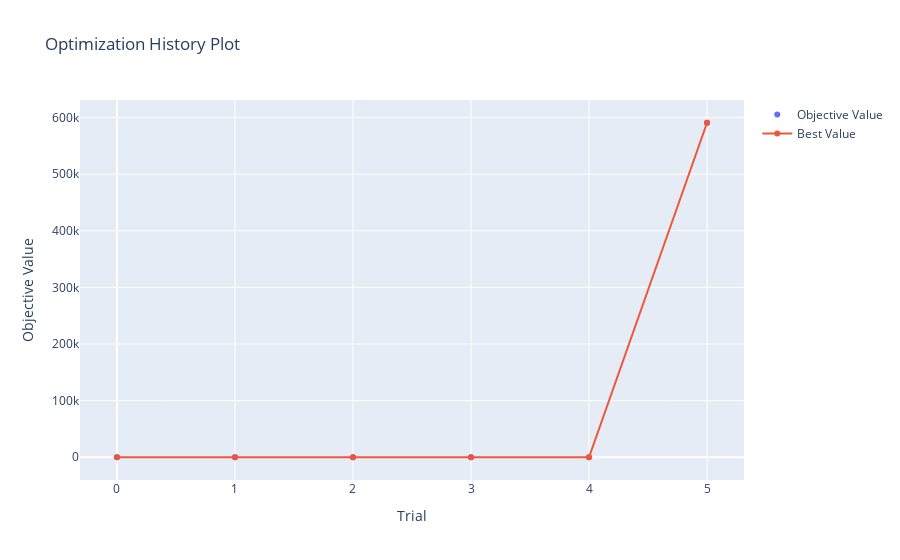

Notebook code cell kept with this figure:
### Code cell
optuna.visualization.plot_optimization_history(study)

### Figure 1 — Plotly figure (JSON) as saved in the notebook; plotly's stock layout.template omitted (floating-point values rounded to 4 significant figures)
{"data": [{"mode": "markers", "name": "Objective Value", "type": "scatter", "x": [0, 1, 2, 3, 4, 5], "y": [0.7, 0.6975, 9.409, 27.74, 0.6356, 590700.0]}, {"name": "Best Value", "type": "scatter", "x": [0, 1, 2, 3, 4, 5], "y": [0.7, 0.7, 9.409, 27.74, 27.74, 590700.0]}], "layout": {"title": {"text": "Optimization History Plot"}, "xaxis": {"title": {"text": "Trial"}}, "yaxis": {"title": {"text": "Objective Value"}}}}
